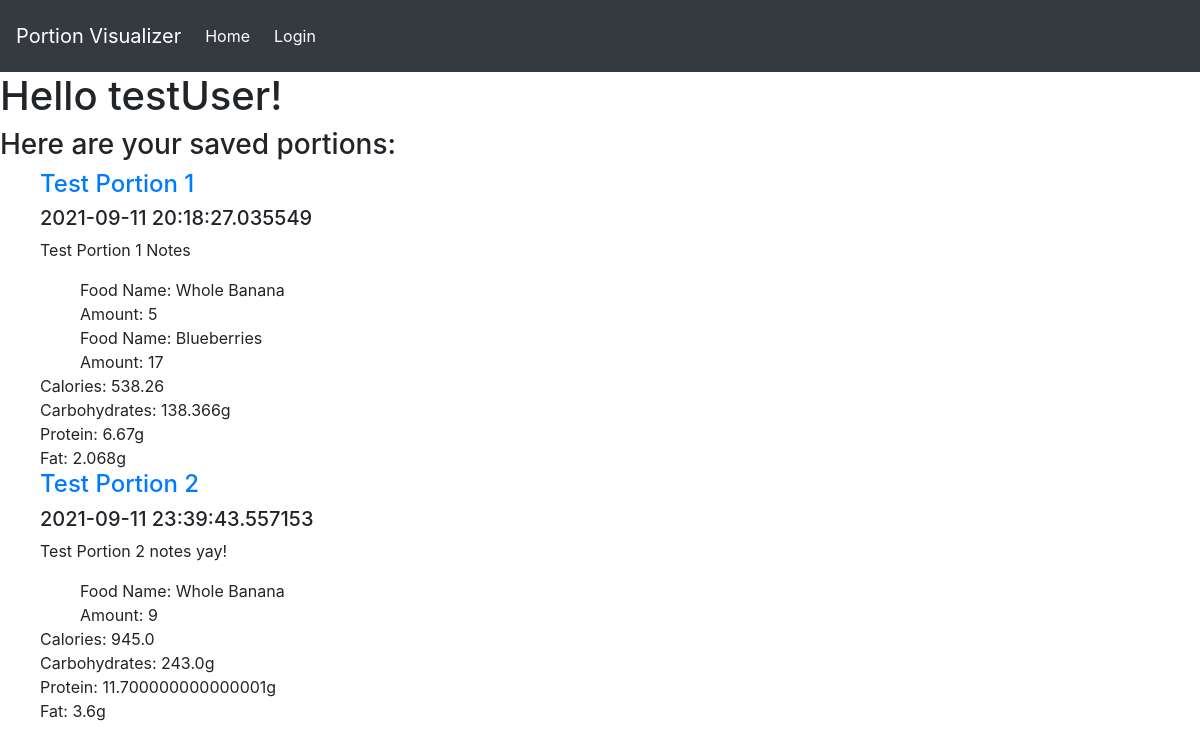
The page /saved_portions (signed in) on the database as committed earlier.
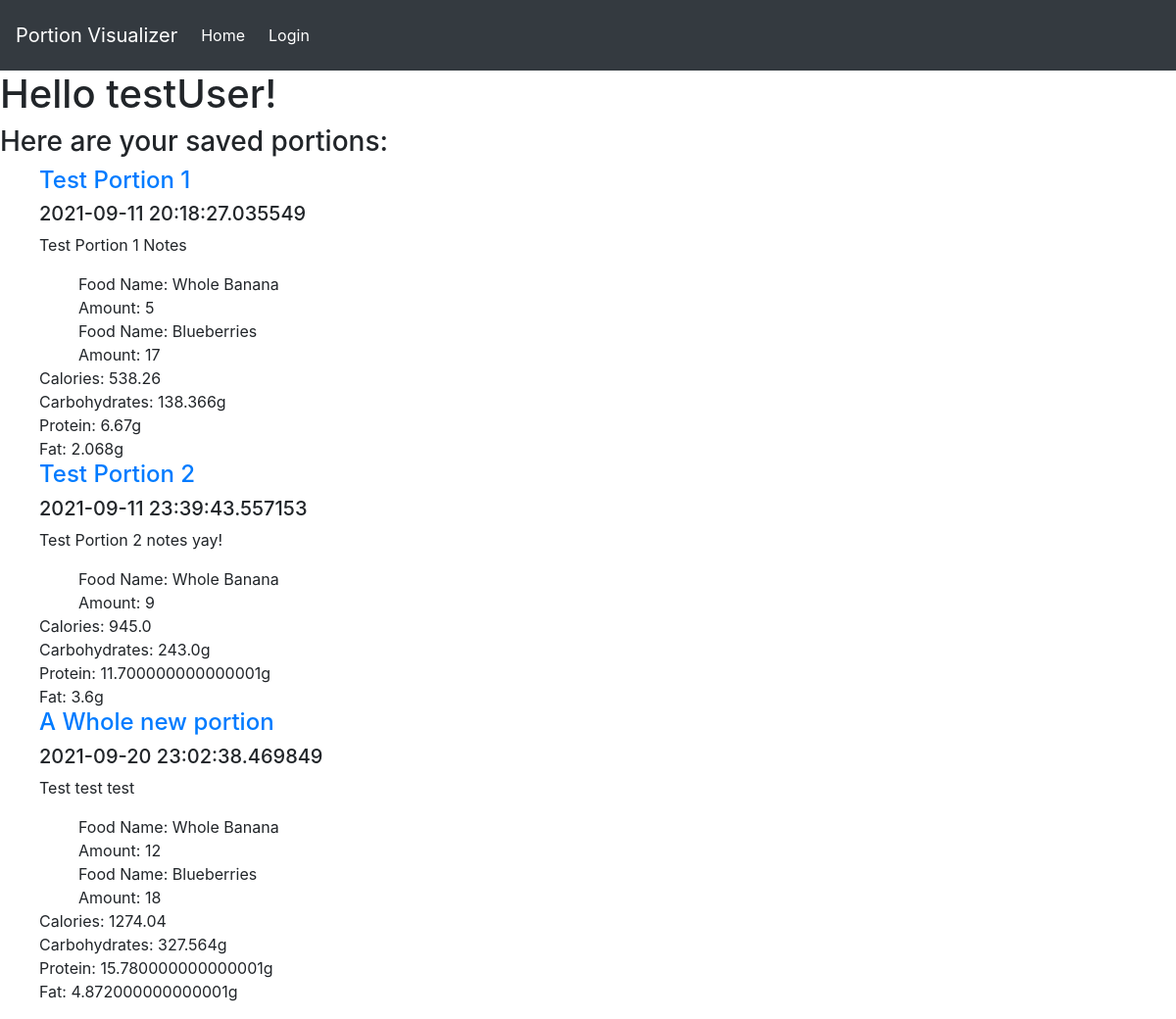
The same page on the database as committed later.
### app/models.py (models this page shows, shortened)
class User(db.Model, UserMixin):
    id = db.Column(db.Integer, primary_key=True)
    username = db.Column(db.String(64), index=True, unique=True)
    email = db.Column(db.String(64), index=True, unique=True)
    password_hash = db.Column(db.String(64), index=True, nullable=False)
    portions = db.relationship('Portion', backref='user', lazy=False)

class Portion(db.Model):
    id = db.Column(db.Integer, primary_key=True)
    user_id = db.Column(db.Integer, db.ForeignKey('user.id'), nullable=False)
    timestamp = db.Column(db.DateTime, index=True, default=datetime.utcnow)
    title = db.Column(db.String(128), index=True, nullable=False)
    notes = db.Column(db.String(255), index=True, nullable=False)
    foods = db.relationship('FoodsInPortions', backref='portion', lazy=False)

class Food(db.Model):
    id = db.Column(db.Integer, primary_key=True)
    food_name = db.Column(db.String(64), index=True, unique=True)
    model_path = db.Column(db.String(120), index=True, unique=True)
    collision_radius = db.Column(db.Float, nullable=False)
    calories = db.Column(db.Float, nullable=False)
    carbohydrates = db.Column(db.Float, nullable=False)
    sugar = db.Column(db.Float, nullable=False)
    fiber = db.Column(db.Float, nullable=False)
    fat = db.Column(db.Float, nullable=False)
    saturated_fat = db.Column(db.Float, nullable=False)
    trans_fat = db.Column(db.Float, nullable=False)
    monounsaturated_fat = db.Column(db.Float, nullable=False)
    polyunsaturated_fat = db.Column(db.Float, nullable=False)
    protein = db.Column(db.Float, nullable=False)
    in_portions = db.relationship('FoodsInPortions', backref='food', lazy=True)

### app/main/routes.py (the view)
@bp.route('/saved_portions')
def saved_portions():
    if current_user.is_authenticated:
        cur_user_portions = loadUsersPortions()
        usernm = current_user.username
        return render_template('main/saved-portions.html', portions=cur_user_portions, username=usernm)
    flash('You must be logged in to access this page')
    return redirect(url_for('authentication.login'))

### app/main/helpers.py (called while the page is built)
def loadUsersPortions():
    if current_user.is_authenticated:
        all_user_portions = {}
        user_portions = Portion.query.filter_by(user_id=current_user.id).all()
        print(current_user.id)
        if user_portions is not None:
            for port in user_portions:
                all_user_portions[port.id] = loadPortion(port.id)
                all_user_portions[port.id]['title'] = port.title
                all_user_portions[port.id]['notes'] = port.notes
                all_user_portions[port.id]['timestamp'] = port.timestamp
        return all_user_portions

def loadPortion(p_id):
    portion = {'foods': loadPortionFoods(p_id)}
    nutrition = processNutritionInfo('All', portion['foods'])
    for key in nutrition:
        if key != 'name':
            portion[key] = nutrition[key]
    return portion

def loadPortionFoods(p_id):
    foods_in_portion = {}
    temp_foods = FoodsInPortions.query.filter_by(portion_id=p_id).all()
    for food in temp_foods:
        f = Food.query.filter_by(id=food.food_id).first()
        foods_in_portion[f.food_name] = food.amount
    return foods_in_portion

### app/models.py (called while the page is built)
@login.user_loader
def load_user(id):
    return User.query.get(int(id))

### app/Templates/main/saved-portions.html
{% extends "main/base.html" %}
{% block content %}
<div>
    <h1>
        Hello {{ username }}!
    </h1>
    <h3>
        Here are your saved portions:
    </h3>
</div>
<div>
    <ul>
        {% for portion in portions %}
        <div class="portion_nutritional_info">
            <h4><a href="{{ url_for('main.load_saved_portion', portion_id=portion) }}">{{ portions[portion]['title'] }}</a></h4>
            <h5>{{ portions[portion]['timestamp'] }}</h5>
            <p>{{ portions[portion]['notes'] }}</p>
        </div>
        <div class="foods_in_portion">
            <ul>
                {% for food in portions[portion]['foods'] %}
                    <li>
                        Food Name: {{ food.replace("_", " ") }}
                    </li>
                    <li>
                        Amount: {{ portions[portion]['foods'][food] }}
                    </li>
                {% endfor %}
            </ul>
        </div>
        <div>
            <div>
      <span>
        Calories:
      </span>
                <span>
         {{ portions[portion]['calories'] }}
      </span>
            </div>
            <div>
      <span>
        Carbohydrates:
      </span>
                <span>
         {{ portions[portion]['carbohydrates'] }}g
      </span>
            </div>
            <div>
      <span>
        Protein:
      </span>
                <span>
         {{ portions[portion]['protein'] }}g
      </span>
            </div>
            <div>
      <span>
        Fat:
      </span>
                <span>
         {{ portions[portion]['fat'] }}g
      </span>
            </div>
        </div>
        {% endfor %}
    </ul>
</div>
{% endblock %}

### app/Templates/main/base.html (shortened to what this page needs)
<!doctype html>
<link rel="stylesheet" href="https://maxcdn.bootstrapcdn.com/bootstrap/4.0.0/css/bootstrap.min.css"
>
<link rel="stylesheet" type="text/css" href="{{ url_for('static', filename='css/styles.css') }}"/>
<nav class="navbar navbar-expand-lg navbar-dark bg-dark">
    <a class="navbar-brand" href="#">Portion Visualizer</a>
    <div class="collapse navbar-collapse" id="navbarNavDropdown">
        <ul class="navbar-nav">
            <li class="nav-item active">
                <a class="nav-link" href=" {{ url_for('main.index') }}">Home <span class="sr-only">(current)</span></a>
            </li>
        </ul>
        {% if logged_in %}
        <span class="navbar-text">
            <a class="nav-link" href="{{ url_for('main.saved_portions') }}">{{ username }}</a>
         </span>
        <span class="navbar-text">
            <a class="nav-link" href="{{ url_for('authentication.logout') }}">Logout</a>
         </span>
        {% else %}
        <span class="navbar-text">
            <a class="nav-link" href="{{ url_for('authentication.login') }}">Login</a>
         </span>
        {% endif %}
    </div>
</nav>
<section class="content">
    <div class="content" id="program_container">
    {% block content %}{% endblock %}
    </div>
</section>

### app/static/css/styles.css (style rules this page uses)
ul { list-style-type: none; }

Rows that differ between the two databases and show on the page:
now on one of the page's lists (row unchanged): Food: replace "Whole Banana", food_name "12"
now on one of the page's lists (row unchanged): Food: replace "Blueberries", food_name "18"
added Portion: title "A Whole new portion", timestamp "2021-09-20 23:02:38.469849", notes "Test test test"
Other text that changed with them:
new list line: "Calories: 1274.04 Carbohydrates: 327.564 g Protein: 15.780000000000001 g Fat: 4.872000000000001 g"
